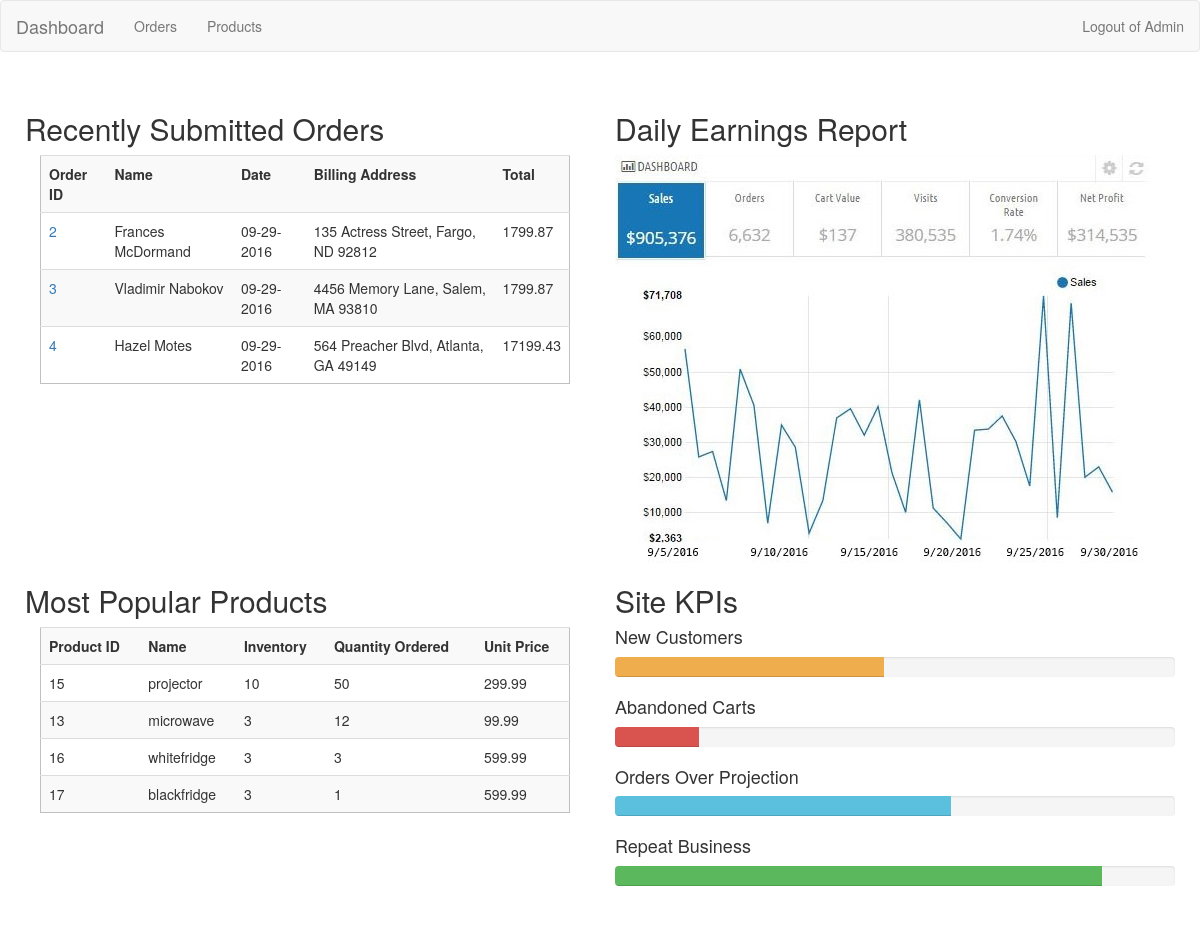
The page /index.php/welcome/adminDashboard on the database as committed earlier.
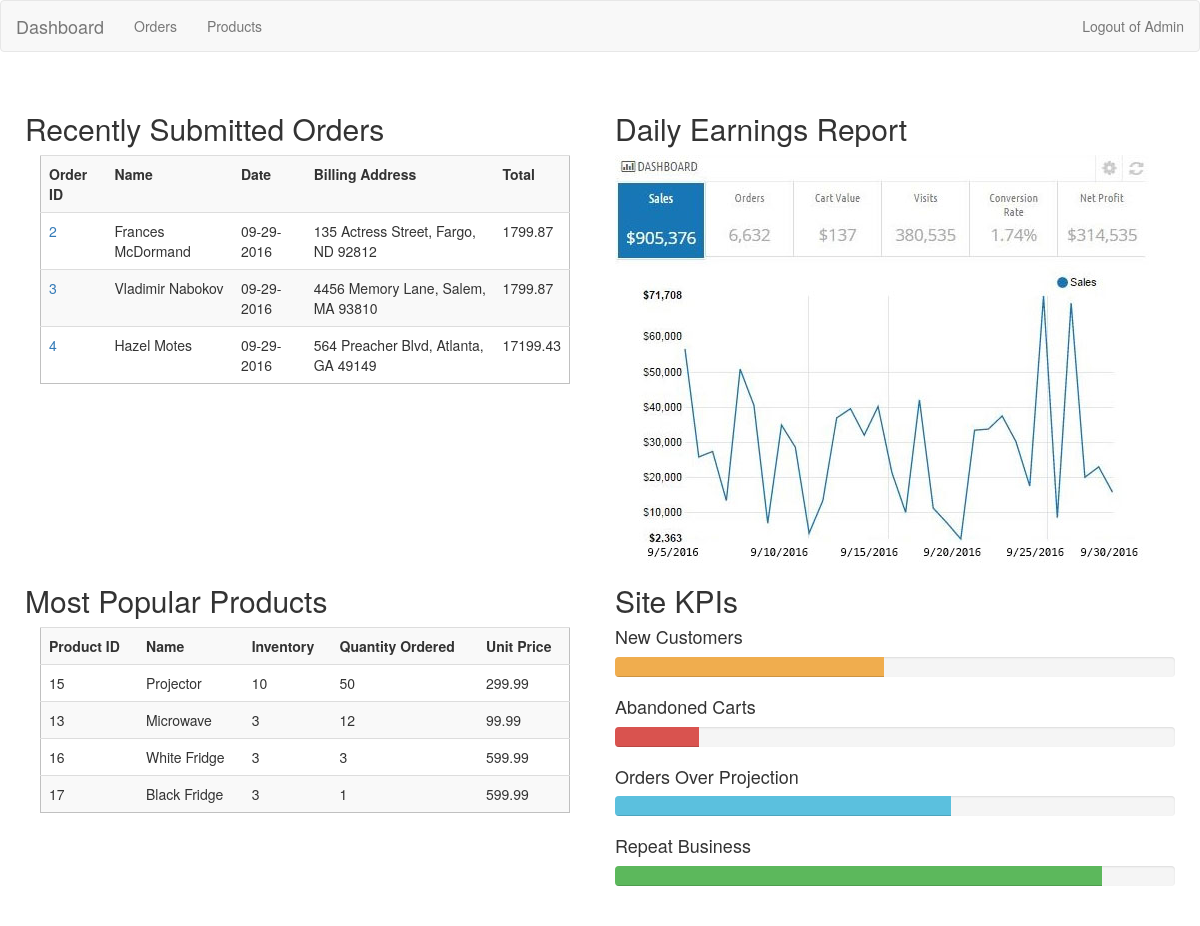
The same page on the database as committed later.
### tables this page shows
CREATE TABLE `orders_products` (
  `order_id` int(11) NOT NULL,
  `product_id` int(11) NOT NULL,
  `quantity` int(11) DEFAULT NULL,
  PRIMARY KEY (`order_id`,`product_id`)
);

CREATE TABLE `products` (
  `id` int(11) NOT NULL AUTO_INCREMENT,
  `name` varchar(255) DEFAULT NULL,
  `price` decimal(10,2) DEFAULT NULL,
  `inventory` int(11) DEFAULT NULL,
  `description` text,
  `is_personal` tinyint(4) DEFAULT NULL,
  `category_id` int(11) NOT NULL,
  PRIMARY KEY (`id`)
);

### application/controllers/Welcome.php (called while the page is built, shortened)
<?php
class Welcome extends CI_Controller {
	public function adminDashboard() {
		$this->load->model('Order');
		$data = $this->Order->getAllOrdersLimited();
		$top = $this->Order->topProducts();
		$this->load->view('adminDashView', array('orders' => $data, 'products' => $top ));
	}
}

### index.php (called while the page is built, shortened)
<?php
require_once BASEPATH.'core/CodeIgniter.php';

### application/models/Order.php (called while the page is built, shortened)
<?php
class Order extends CI_Model {
	public function getAllOrdersLimited()
	{
		return $this->db->query("SELECT orders.id, users.first_name, users.last_name, DATE_FORMAT(orders.created_at, '%m-%d-%Y') as date, CONCAT(street, ', ', city, ', ', state, ' ', zip) as billing_address, SUM(products.price * orders_products.quantity) as total, orders.status FROM orders JOIN users ON orders.user_id=users.id JOIN billing ON users.billing_id=billing.id JOIN addresses ON billing_address_id=addresses.id JOIN orders_products ON orders_products.order_id = orders.id JOIN products ON products.id=orders_products.product_id GROUP BY orders.id LIMIT 3")->result_array();
	}
	public function topProducts() {
		$query ="SELECT * FROM products
			JOIN orders_products ON products.id = orders_products.product_id
			GROUP BY products.id
			order by quantity DESC
			limit 4";
		return $this->db->query($query)->result_array();
	}
}

### application/views/adminDashView.php (the view, shortened to what this page needs)
<div class="container">
	<div class="row">
		<div class="col-sm-6">
			<h2> Recently Submitted Orders</h2>
			<div class="col-md-12">
			<table class="table table-striped outlined">
			<tr>
				<th>Order ID</th>
				<th>Name</th>
				<th>Date</th>
				<th>Billing Address</th>
				<th>Total</th>
			</tr>
				<?php foreach ($orders as $order) { ?>
			<tr>
				<td><a href="/dashboard/orders/show/<?=$order['id']?>"><?=$order['id']?></a></td>
				<td><?=$order['first_name']?> <?=$order['last_name']?></td>
				<td><?=$order['date']?></td>
				<td><?=$order['billing_address'] ?></td>
				<td><?= $order['total'] ?></td>
			</tr>
			<?php } ?>
			</table>
			</div>
		</div>
		<div class="col-sm-6">
			<h2> Daily Earnings Report </h2>
			<img src="/assets/img/dashboard.jpg" alt="dashboard">
		</div>
	</div>
	<div class="row">
		<div class="col-sm-6">
			<h2> Most Popular Products </h2>
			<div class="col-md-12">
				<table class="table table-striped outlined">
				<tr>
					<th>Product ID</th>
					<th>Name</th>
					<th>Inventory</th>
					<th>Quantity Ordered</th>
					<th>Unit Price</th>
				</tr>
					<?php foreach ($products as $product) { ?>
				<tr>
					<td><?=$product['id']?></td>
					<td><?=$product['name']?></td>
					<td><?=$product['inventory']?></td>
					<td><?=$product['quantity'] ?></td>
					<td><?=$product['price'] ?></td>
				</tr>
				<?php } ?>
				</table>
			</div>
		</div>
		<div class="col-sm-6">
			<h2> Site KPIs </h2>
			<h4>New Customers</h4>
			<div class="progress">
			  <div class="progress-bar progress-bar-warning" role="progressbar" aria-valuenow="40" aria-valuemin="0" aria-valuemax="100" style="width: 48%">
			  </div>
			</div>
			<h4>Abandoned Carts</h4>
			<div class="progress">
			  <div class="progress-bar progress-bar-danger" role="progressbar" aria-valuenow="20" aria-valuemin="0" aria-valuemax="100" style="width: 15%">
			  </div>
			</div>
			<h4>Orders Over Projection</h4>
			<div class="progress">
			  <div class="progress-bar progress-bar-info" role="progressbar" aria-valuenow="60" aria-valuemin="0" aria-valuemax="100" style="width: 60%">
			  </div>
			</div>
			<h4>Repeat Business</h4>
			<div class="progress">
			  <div class="progress-bar progress-bar-success" role="progressbar" aria-valuenow="80" aria-valuemin="0" aria-valuemax="100" style="width: 87%">
			  </div>
			</div>
		</div>
	</div>
</div>

Rows that differ between the two databases and show on the page:
changed through a linked row, orders_products: product.name "projector" → "Projector"
changed through a linked row, orders_products: product.name "microwave" → "Microwave"
changed through a linked row, orders_products: product.name "whitefridge" → "White Fridge"
changed through a linked row, orders_products: product.name "blackfridge" → "Black Fridge"
